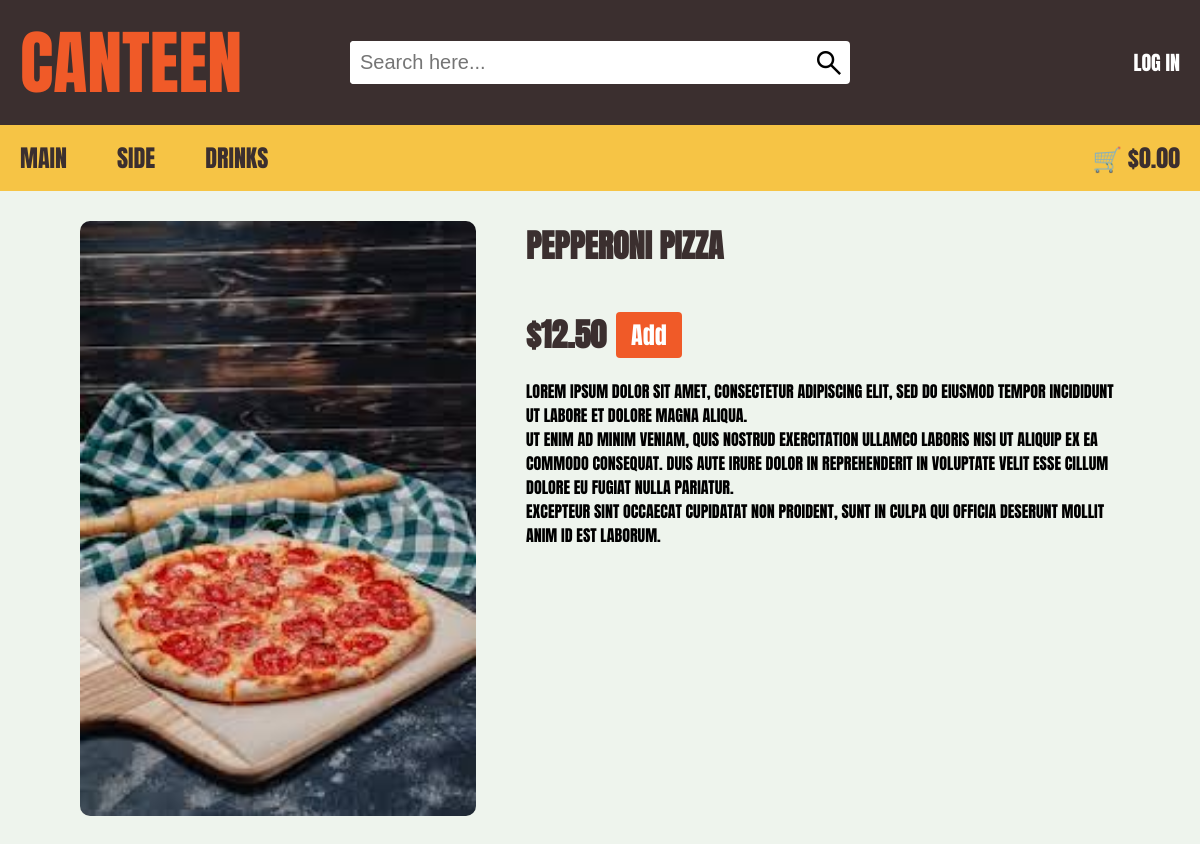
The page /101 on the database its author committed.
### tables this page shows
CREATE TABLE Menu (item_ID INTEGER PRIMARY KEY NOT NULL UNIQUE, item_name TEXT, item_type TEXT, is_available INTEGER, price NUMERIC (10, 2), item_photo TEXT);

### app.py (the view)
@app.route('/<int:item_ID>')
def item(item_ID):
    db = get_db()
    db.row_factory = sqlite3.Row
    cursor = db.cursor()
    sql = "SELECT item_name, item_ID, item_type, price, is_available, item_photo " \
          "FROM Menu WHERE is_available = 1 AND item_ID = ?;"
    cursor.execute(sql, (item_ID,))
    result = cursor.fetchone()
    return render_template("item_display.html", item=result)

### app.py (called while the page is built)
def get_db():
    db = getattr(g, '_database', None)
    if db is None:
        db = g._database = sqlite3.connect(DATABASE)
    return db

@app.teardown_appcontext
def close_connection(exception):
    db = getattr(g, '_database', None)
    if db is not None:
        db.close()

### templates/item_display.html (shortened to what this page needs)
<!DOCTYPE html>
<html lang="en">
  <head>
    <link rel="stylesheet" href="{{ url_for('static', filename='style.css') }}">
    <link rel="stylesheet" href="{{ url_for('static', filename='item_display.css') }}">
  </head>
  <body>
    <header>
      <div class="top-bar">
        <div class="container top-bar-content">
          <div class="top-left"><a href="{{ url_for('home') }}">CANTEEN</a></div>
          <div class="search-container">
            <input type="text" placeholder="Search here...">
            <span class="material-symbols-outlined">search</span>
          </div>
          <div class="top-right"><a href="/login">Log in</a></div>
        </div>
      </div>
      <nav class="bottom-nav">
        <div class="container nav-content">
          <div class="nav-links">
            <a href="{{ url_for('catergory', item_type='Main') }}">Main</a>
            <a href="{{ url_for('catergory', item_type='Side') }}">Side</a>
            <a href="{{ url_for('catergory', item_type='Drink') }}">Drinks</a>
          </div>
          <div class="cart">
            <a href="{{ url_for('trolley') }}">🛒 $0.00</a>
          </div>
        </div>
      </nav>
    </header>
    <div class="bodyArrangement">
      <img src="{{ url_for('static', filename = 'images/' + item.item_photo) }}" alt ="{{ item.item_name }}">
      <div class="price_and_information">
        <h1>{{item.item_name}}</h1>
        <div class="price_quantity">
            <span class="price">${{ "%.2f" |format(item.price) }}</span>
            {% if item.is_available %}
                <button class="add-btn">Add</button>
            {% else %}
                <span class="out-of-stock">Out of Stock</span>
            {% endif %}
        </div>
        <div class = "itemDescription">
          <p>
            Lorem ipsum dolor sit amet, consectetur adipiscing elit, sed do eiusmod tempor incididunt ut labore et dolore magna aliqua.
            <br>Ut enim ad minim veniam, quis nostrud exercitation ullamco laboris nisi ut aliquip ex ea commodo consequat. Duis aute irure dolor in reprehenderit in voluptate velit esse cillum dolore eu fugiat nulla pariatur.
            <br>Excepteur sint occaecat cupidatat non proident, sunt in culpa qui officia deserunt mollit anim id est laborum.
          </p>
        </div>
      </div>
    </div>
  </body>
</html>

### static/style.css (style rules this page uses)
* { margin: 0; padding: 0; box-sizing: border-box; }
body { margin: 0; padding: 0; overflow-x: hidden; background-color: #f7f7f7; font-family: "Anton", sans-serif; text-transform: uppercase; }
.container { width: 100%; max-width: 1400px; margin-left: auto; margin-right: auto; padding-left: 20px; padding-right: 20px; }
.top-bar { background: #3b2f2f; width: 100%; padding: 10px 0; }
.top-bar-content { display: flex; justify-content: space-between; align-items: center; }
.top-left, .top-right { flex: 1; }
.top-left a { color: #f05a28; font-size: 70px; text-decoration: none; display: flex; }
.top-right { display: flex; justify-content: flex-end; align-items: center; }
.top-right a { color: white; font-size: 20px; text-decoration: none; }
.search-container { display: flex; flex-grow: 1; max-width: 500px; background: white; border-radius: 4px; overflow: hidden; align-self: center; margin: 0px 20px; }
.search-container input { flex-grow: 1; border: none; padding: 10px; outline: none; font-size: 20px; }
.material-symbols-outlined { margin-top: 6px; margin-right: 5px; font-variation-settings: 'FILL' 0, 'wght' 400, 'GRAD' 0, 'opsz' 32; font-size: 32px !important; }
.bottom-nav { background-color: #f6c445; width: 100%; transition: top 0.3s; }
.nav-content { display: flex; justify-content: space-between; align-items: center; }
.nav-links { display: flex; gap: 10px; }
.nav-links a:first-child { padding-left: 0; }
.bottom-nav a { text-decoration: none; color: #3b2f2f; padding: 15px 20px; font-weight: 400; display: inline-block; font-size: 24px; }
.cart a { margin-left: auto; padding: 12px 0px 12px 20px; }
h1 { font-weight: 700; font-style: normal; text-align: left; margin: 0 0 20px 0; color: #3b2f2f; }
.price { color: #3b2f2f; font-weight: bold; }
.add-btn { background-color: #f05a28; color: white; border: none; padding: 6px 12px; border-radius: 4px; cursor: pointer; font-family: 'Anton', sans-serif; }

### static/item_display.css (style rules this page uses)
body { margin: 0; padding: 0; overflow-x: hidden; background-color: #eef4ed; }
.bodyArrangement { padding: 30px 0px; margin: 0px 80px; display: flex; gap: 50px; }
img { flex: 2; height: auto; align-self: flex-start; border-radius: 10px; }
.price_and_information { flex: 3; display: flex; flex-direction: column; gap: 20px; }
.price_quantity { display: flex; align-items: center; gap: 10px; }
.price { font-size: 32px; }
.add-btn { font-size: 24px; padding: 5px 15px; }

### rows shown on the page
Menu: item_photo (picture), item_name "PEPPERONI PIZZA", price "12.50"
